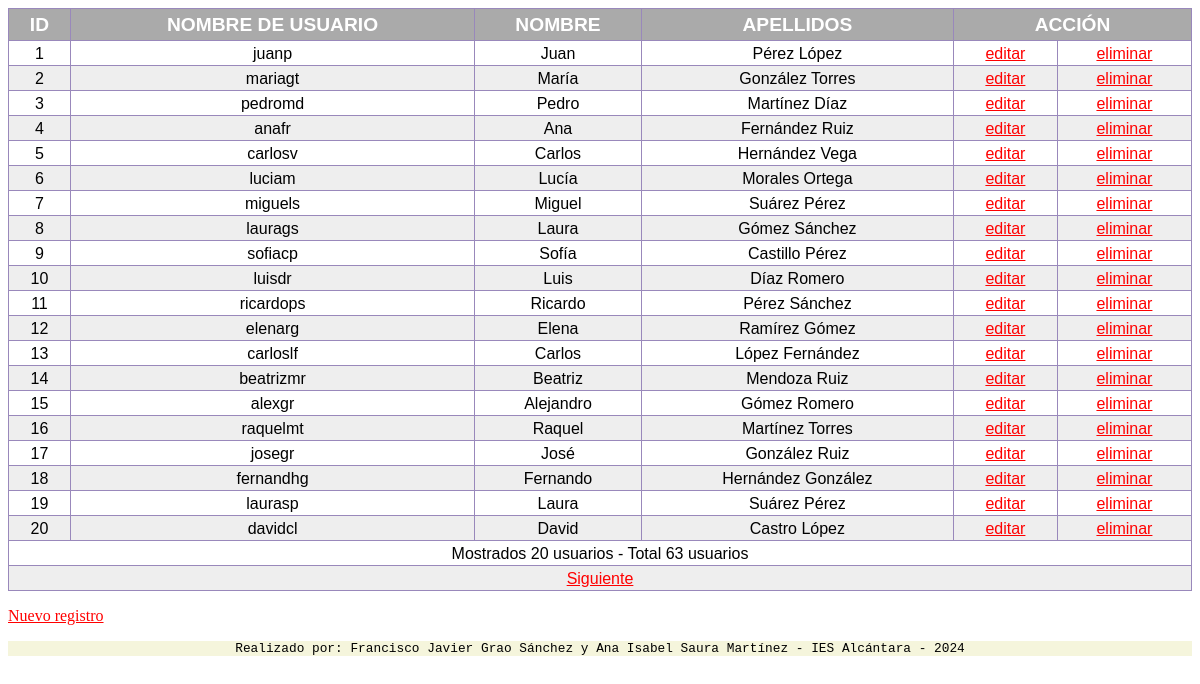
/listUsu.php, run on the app's committed database.
### tables this page shows
create table usuarios(
idusuario int unsigned primary key auto_increment,
nombre varchar(40) NOT NULL,
apellidos varchar(60) NOT NULL,
nomusu varchar(30) NOT NULL UNIQUE, 
clave varchar(255) NOT NULL,
email varchar(100) NOT NULL,
tel varchar(9) NOT NULL,
ganancias decimal DEFAULT 0,
fechanac date NOT NULL,
imgusu varchar(200),
tipocu varchar(20) DEFAULT "Gratuita",
marketing char(1) DEFAULT "S",
tipousu char(1) DEFAULT "n",
validada char(1) DEFAULT 'N'
);

### includes/config.php (called while the page is built, shortened)
<?php
$REGISTROS_PAG = 20;

### listUsu.php (the view, shortened to what this page needs)
<?php
require("includes/cabecera.php");
if (isset($_GET['numPagina'])) {
    $numPag = $_GET['numPagina'];
} else {
    $numPag = 1;
}
$numIni = ($numPag - 1) * $REGISTROS_PAG;
?>
<table>
    <tr>
        <th>ID</th>
        <th>NOMBRE DE USUARIO</th>
        <th>NOMBRE</th>
        <th>APELLIDOS</th>
        <th colspan="3">ACCI&Oacute;N</th>
    </tr>
    <?php
    $pdo = conectar();
    $sql = "SELECT idusuario,nomusu,nombre,apellidos FROM usuarios ORDER BY idusuario ASC LIMIT $numIni, $REGISTROS_PAG";
    $res = $pdo->query($sql);
    $conta = 0;
    while ($fila = $res->fetch()) {
        $conta++;
        if (($conta % 2 == 0)) {
            echo "<tr class='alt'>";
        } else {
            echo "<tr>";
        }
        echo "<td>" . $fila['idusuario'] . "</td>\n";
        echo "<td>" . $fila['nomusu'] . "</td>\n";
        echo "<td>" . $fila['nombre'] . "</td>\n";
        echo "<td>" . $fila['apellidos'] . "</td>\n";
        echo "<td><a href='editarUsu.php?id=" . $fila['idusuario'] . "'>editar</a></td>\n";
        echo "<td><a href='eliminarUsu.php?id=" . $fila['idusuario'] . "'>eliminar</a></td></tr>\n";
    }
    $sql = "select count(*) as contaFilas from usuarios";
    $res = $pdo->query($sql);
    $fila = $res->fetch();
    $totalFilas = $fila['contaFilas'];
    $totalPag = ceil($totalFilas / $REGISTROS_PAG);
    echo "<tr><td class='centrado' colspan='6'>Mostrados $conta usuarios - Total $totalFilas usuarios</td></tr>";
    if ($totalPag > 1) {
        echo "<tr><td  class='centrado' colspan='6'>";
        if ($totalPag > $numPag) {
            echo "<a href='" . $_SERVER['PHP_SELF'] . "?numPagina=" . ($numPag + 1) . "'>Siguiente</a>";
        }
        echo "</td></tr>\n";
    }
    ?>
</table>
<p><a href='altaUsu.php'>Nuevo registro</a></p>
<?php
require("includes/pie.php")
?>

### includes/cabecera.php (shortened to what this page needs)
<!DOCTYPE html>
<html lang="es">
<head>
	<link rel="stylesheet" href="style/registro_formulario.css">
	<link rel="stylesheet" href="style/registro_datos.css">
	<link rel="stylesheet" href="style/tablas.css">
</head>
<body>
	<?php
	require("config.php");
	?>

### includes/pie.php
<footer class="centrado" id="pie">Realizado por: Francisco Javier Grao Sánchez y Ana Isabel Saura Martínez - IES Alcántara - 2024</footer>
</body>
</html>

### style/registro_formulario.css (style rules this page uses)
a { color: red; }
.centrado { text-align: center; }
#pie { margin-top: 1rem; background-color: beige; font-family: 'Courier New'; font-size: 0.8rem; }

### style/tablas.css (style rules this page uses)
table { font-family: Arial; text-align: center; width: 100%; border-collapse: collapse; }
th { font-size: 1.2em; border: 1px solid #98b; padding-top: 5px; padding-bottom: 4px; background-color: #aaa; color: #fff; }
td { font-size: 1em; border: 1px solid #98b; padding: 4px 7px 2px 7px; }
table tr:nth-child(2n+1) { color: #000; background-color: #eee; }
.alt { color: #000; background-color: #eee; }

### data on the page
usuarios: idusuario "1", nomusu "juanp", nombre "Juan", apellidos "Pérez López"
usuarios: idusuario "2", nomusu "mariagt", nombre "María", apellidos "González Torres"
usuarios: idusuario "3", nomusu "pedromd", nombre "Pedro", apellidos "Martínez Díaz"
usuarios: idusuario "4", nomusu "anafr", nombre "Ana", apellidos "Fernández Ruiz"
usuarios: idusuario "5", nomusu "carlosv", nombre "Carlos", apellidos "Hernández Vega"
usuarios: idusuario "6", nomusu "luciam", nombre "Lucía", apellidos "Morales Ortega"
usuarios: idusuario "7", nomusu "miguels", nombre "Miguel", apellidos "Suárez Pérez"
usuarios: idusuario "8", nomusu "laurags", nombre "Laura", apellidos "Gómez Sánchez"
usuarios: idusuario "9", nomusu "sofiacp", nombre "Sofía", apellidos "Castillo Pérez"
usuarios: idusuario "10", nomusu "luisdr", nombre "Luis", apellidos "Díaz Romero"
usuarios: idusuario "11", nomusu "ricardops", nombre "Ricardo", apellidos "Pérez Sánchez"
usuarios: idusuario "12", nomusu "elenarg", nombre "Elena", apellidos "Ramírez Gómez"
usuarios: idusuario "13", nomusu "carloslf", nombre "Carlos", apellidos "López Fernández"
usuarios: idusuario "14", nomusu "beatrizmr", nombre "Beatriz", apellidos "Mendoza Ruiz"
usuarios: idusuario "15", nomusu "alexgr", nombre "Alejandro", apellidos "Gómez Romero"
usuarios: idusuario "16", nomusu "raquelmt", nombre "Raquel", apellidos "Martínez Torres"
usuarios: idusuario "17", nomusu "josegr", nombre "José", apellidos "González Ruiz"
usuarios: idusuario "18", nomusu "fernandhg", nombre "Fernando", apellidos "Hernández González"
usuarios: idusuario "19", nomusu "laurasp", nombre "Laura", apellidos "Suárez Pérez"
usuarios: idusuario "20", nomusu "davidcl", nombre "David", apellidos "Castro López"

### other printed values
$conta "20"
$totalFilas "63"
